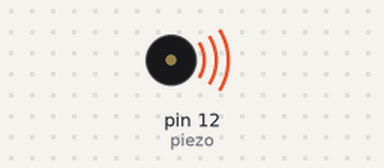
A sketch run on a simulated Arduino Uno, built with avr-gcc and run on an emulated ATmega328P. On the bench: buzzer (waves = sounding).

Above: at 0.2 s.
Timing chart, 0 to 26.7 s (numbered marks = the images above):
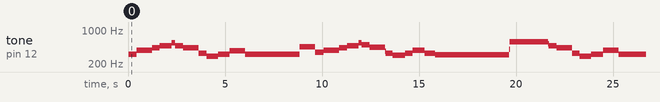

Measured:
- by itself, tone on pin 12 (piezo): plays 319 Hz for 0.40 s, 383 Hz for 0.80 s, 431 Hz for 0.40 s, 479 Hz for 0.60 s, 542 Hz for 0.20 s, 479 Hz for 0.40 s … (156 notes in this stretch)

The sketch:

greensleaves.ino
```cpp
int piezo = 12;
int octave = 3;

char notes[] = {
  'C', 'd', 'D', 'e', 'E', 'F', 'g', 'G', 'a', 'A', 'b', 'B'
};

float freqs[] = {
  16.352, 17.324, 18.354, 19.445, 20.602, 21.827, 23.125, 24.500, 25.957, 27.500, 29.135, 30.868
};

char music[] = {
  'E', 'G', 'A', 'B', '+', 'd', '-', 'B', 'A', 'F', 'D', 'E', 'F', 'G', 'E', 'E', 'e', 'E', 'F', 'e', 'B', 'E', 'G', 'A', 'B', '+', 'd', '-', 'B', 'A', 'F', 'D', 'E', 'F', 'G', 'F', 'E', 'e', 'f', 'F', 'E', 'E', 'E', '+', 'D',
  'D', 'd', '-', 'B', 'A', 'F', 'D', 'E', 'F', 'G', 'E', 'E', 'e', 'E', 'F', 'e', 'B', '+', 'D', 'D', 'd', '-', 'B', 'A', 'F', 'D', 'E', 'F', 'G', 'F', 'E',
  'e', 'f', 'F', 'E', 'E', 'E', 'E'
};

byte beats[] = {
  2, 4, 2, 3, 1, 2, 4, 2, 3, 1, 2, 4, 2, 3, 1, 2, 4, 2, 4, 2, 4, 2, 3, 1, 2, 4, 2, 2, 1, 2, 3, 1, 2, 3, 2, 2, 4, 2, 6, 6, 3, 1, 2, 4, 2, 3, 1, 2, 4, 2, 3, 1, 2, 4, 2, 6, 6, 3, 1, 2, 4, 2, 3, 1, 2, 3, 1, 2, 3, 1, 2, 6, 4, 2, 6
};

long thisNote = 0;
long thisBeat = 0;
int skips = 0;

void setup()
{
  pinMode(piezo, OUTPUT);
}

void loop()
{
  octave = 4;
  skips = 0;
  for (int i = 0; i < 83; i++)
  {
    //check if octave is changed
    if (music[i] == '+')
    {
      octave = octave + 1;
      skips++;
      continue;
    }
    if (music[i] == '-')
    {
      octave = octave - 1;
      skips++;
      continue;
    }
    //otherwise find the note;
    for (int k = 0; k < 12; k++)
    {
      if (music[i] == notes[k])
      {
        thisNote = (long)freqs[k] * pow(2, octave);
        break;
      }
    }
    thisBeat = (long)beats[i - skips];
    thisBeat = thisBeat * 200;
    piezoTone(thisNote, thisBeat);
  } //end loop through notes
  delay(1000);
}

void piezoTone(long freq, long duration)
{
  long aSecond = 1000000;
  long period = aSecond / freq;

  duration = duration * 1000;
  duration = duration / period;
  for (long k = 0; k < duration; k++)
  {
    digitalWrite(piezo, HIGH);
    delayMicroseconds(period / 2);
    digitalWrite(piezo, LOW);
    delayMicroseconds(period / 2);
  }
}
```
